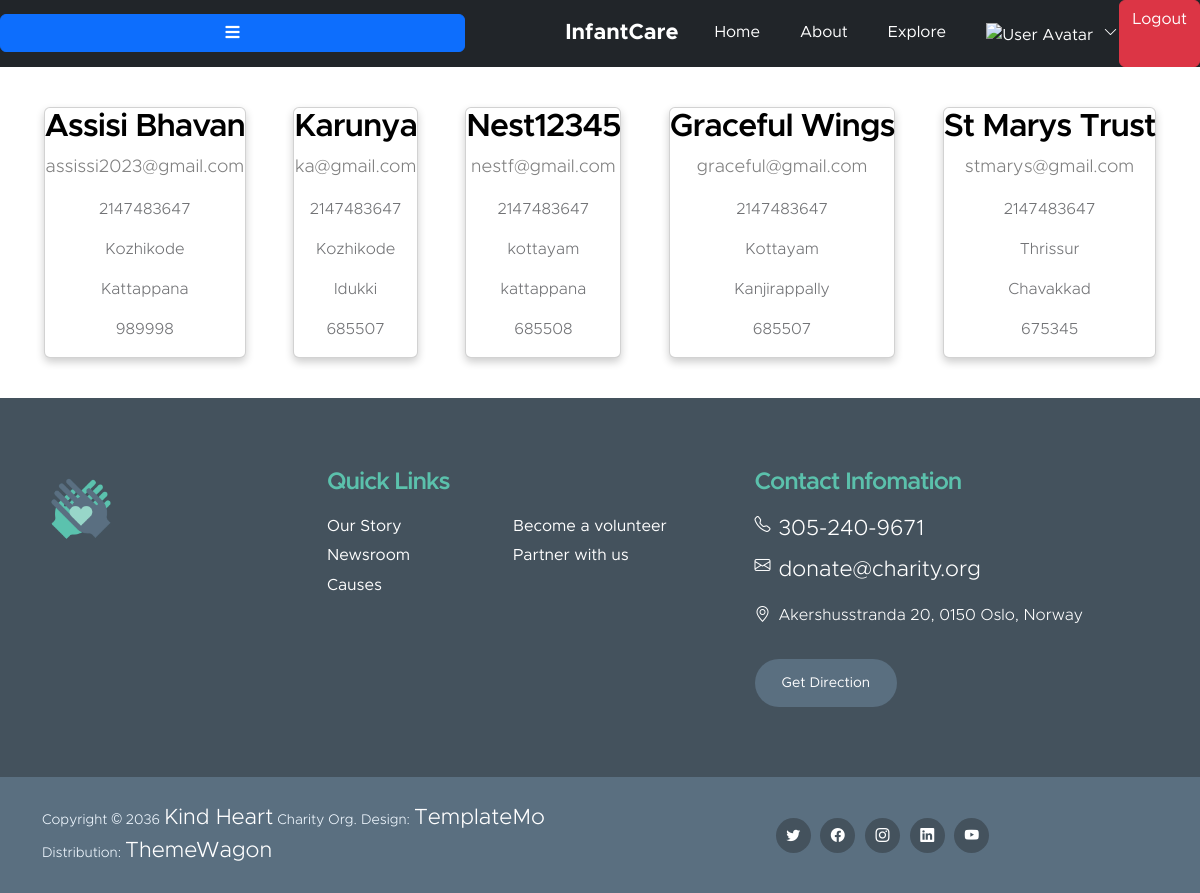
Screenshot of /InfantCare/orphanageold.php with the database file from the repository.
### tables this page shows
CREATE TABLE `orphanage` (
  `o_id` int(255) NOT NULL,
  `o_name` varchar(255) NOT NULL,
  `o_govtid` varchar(255) NOT NULL,
  `o_edate` date NOT NULL,
  `o_email` varchar(255) NOT NULL,
  `o_phone` int(10) NOT NULL,
  `o_district` varchar(255) NOT NULL,
  `o_city` varchar(255) NOT NULL,
  `o_pincode` varchar(10) NOT NULL
);

### InfantCare/orphanageold.php (the view, shortened to what this page needs)
<?php
require_once 'config.php';
$result = mysqli_query($con, "SELECT * FROM `orphanage` ") or die("error");
?>
<?php
include('navbars/sponsor.php');
?>
<!DOCTYPE html>
<html lang="en">
<head>
</head>
<body>
    <div class="card-container">
        <?php
        while ($row = $result->fetch_assoc()) {
            $name = $row["o_name"];
            $email = $row["o_email"];
            $phone = $row["o_phone"];
            $district = $row["o_district"];
            $city = $row["o_city"];
            $pincode = $row["o_pincode"];
        ?>
            <div class="card">
                <h3><?php echo $name; ?></h3>
                <p class="title"><?php echo $email; ?></p>
                <P><?php echo $phone; ?></P>
                <p><?php echo $district; ?></p>
                <p><?php echo $city; ?></p>
                <P><?php echo $pincode; ?></P>
            </div>
        <?php
        }
        ?>
    </div>
</body>
</html>
<?php
require 'footer.php';
?>

### InfantCare/css/templatemo-kind-heart-charity.css (style rules this page uses)
:root { --white-color: #ffffff; --primary-color: #5bc1ac; --secondary-color: #5a6f80; --section-bg-color: #f0f8ff; --site-footer-bg-color: #44525d; --custom-btn-bg-color: #597081; --custom-btn-bg-hover-color: #5bc1ac; --dark-color: #000000; --p-color: #717275; --border-color: #e9eaeb; --body-font-family: 'Metropolis', sans-serif; --h1-font-size: 52px; --h2-font-size: 46px; --h3-font-size: 32px; --h4-font-size: 28px; --h5-font-size: 24px; --h6-font-size: 22px; --p-font-size: 16px; --btn-font-size: 18px; --copyright-font-size: 14px; --border-radius-large: 100px; --border-radius-medium: 20px; --border-radius-small: 10px; --font-weight-light: 300; --font-weight-normal: 400; --font-weight-semibold: 600; --font-weight-bold: 700; }
body { background-color: var(--white-color); font-family: var(--body-font-family); }
h2, h3, h4, h5, h6 { color: var(--dark-color); }
h1, h2, h3, h4, h5, h6 { font-weight: var(--font-weight-semibold); letter-spacing: -1px; }
h3 { font-size: var(--h3-font-size); }
p { color: var(--p-color); font-size: var(--p-font-size); font-weight: var(--font-weight-light); }

### InfantCare/orphanageold.php (style rules this page uses)
.card-container { display: flex; flex-wrap: wrap; justify-content: space-around; max-width: 1200px; margin: 0 auto; padding: 20px; }
.card { box-shadow: 0 4px 8px 0 rgba(0, 0, 0, 0.2); max-width: 300px; margin: 20px; text-align: center; }
.title { color: grey; font-size: 18px; }

### rows the page displays
orphanage: o_name "Assisi Bhavan", o_email "assissi2023@gmail.com", o_phone "2147483647", o_district "Kozhikode", o_city "Kattappana", o_pincode "989998"
orphanage: o_name "Karunya", o_email "ka@gmail.com", o_phone "2147483647", o_district "Kozhikode", o_city "Idukki", o_pincode "685507"
orphanage: o_name "Nest12345", o_email "nestf@gmail.com", o_phone "2147483647", o_district "kottayam", o_city "kattappana", o_pincode "685508"
orphanage: o_name "Graceful Wings", o_email "graceful@gmail.com", o_phone "2147483647", o_district "Kottayam", o_city "Kanjirappally", o_pincode "685507"
orphanage: o_name "St Marys Trust", o_email "stmarys@gmail.com", o_phone "2147483647", o_district "Thrissur", o_city "Chavakkad", o_pincode "675345"
